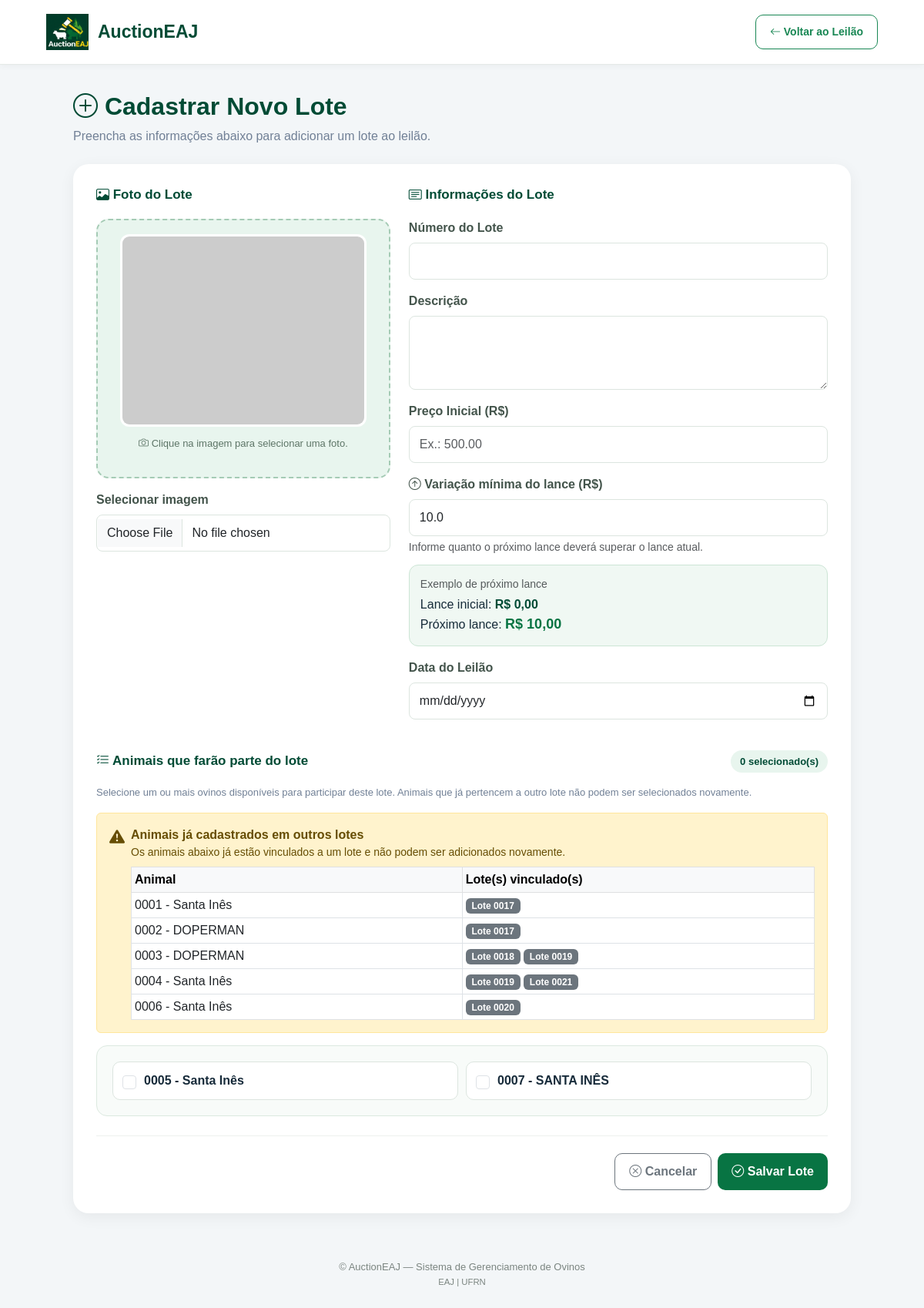
/cadastrar_lote/ (signed in), run on the app's committed database.
### ovinos/models.py (models this page shows, shortened)
class Ovino(models.Model):
    SEXO_CHOICES = (
        ('M', 'Macho'),
        ('F', 'Fêmea'),
    )
    STATUS_CHOICES = (
        ('Disponível', 'Disponível'),
        ('Vendido', 'Vendido'),
        ('Reservado', 'Reservado'),
    )
    numero_brinco = models.CharField(max_length=20, unique=True)
    raca = models.CharField(max_length=50)
    sexo = models.CharField(max_length=1, choices=SEXO_CHOICES)
    cor = models.CharField(max_length=30)
    peso_atual = models.DecimalField(max_digits=5, decimal_places=2)
    altura = models.DecimalField(max_digits=5, decimal_places=2)
    quantidade_crias = models.IntegerField(blank=True, null=True)
    peso_ao_nascer = models.DecimalField(max_digits=5, decimal_places=2, blank=True, null=True)
    filiacao = models.CharField(max_length=100, blank=True, null=True)
    status = models.CharField(max_length=20, choices=STATUS_CHOICES, default='Disponível')
    data_nascimento = models.DateField(blank=True, null=True)
    foto = models.ImageField(upload_to='fotos_ovinos/', blank=True, null=True)
    def __str__(self):
        return f"{self.numero_brinco} - {self.raca}"

class LoteLeilao(models.Model):
    numero_lote = models.CharField(max_length=50, unique=True)
    descricao = models.TextField()
    data_leilao = models.DateField()
    preco_inicial = models.DecimalField(
        max_digits=10,
        decimal_places=2
    )
    variacao_lance = models.DecimalField(
        max_digits=10,
        decimal_places=2,
        default=10.00,
        verbose_name="Variação mínima do lance"
    )
    foto = models.ImageField(
        upload_to='fotos_ovinos/',
        blank=True,
        null=True
    )
    encerrado = models.BooleanField(default=False)
    ovinos = models.ManyToManyField(
        Ovino,
        related_name='lotes',
        blank=True
    )

### ovinos/views.py (the view)
# urls.py: path('cadastrar_lote/', views.cadastrar_lote, name='cadastrar_lote'),
@login_required
@user_passes_test(lambda u: u.is_superuser)
@login_required
@user_passes_test(lambda u: u.is_superuser)
def cadastrar_lote(request):
    if request.method == 'POST':
        form = LoteLeilaoForm(
            request.POST,
            request.FILES
        )
        if form.is_valid():
            animais_selecionados = form.cleaned_data.get(
                'ovinos'
            )
            ids_animais = [
                animal.pk for animal in animais_selecionados
            ]
            with transaction.atomic():
                list(
                    Ovino.objects.select_for_update().filter(
                        pk__in=ids_animais
                    )
                )
                animais_bloqueados = Ovino.objects.filter(
                    pk__in=ids_animais,
                    lotes__isnull=False
                ).distinct()
                if animais_bloqueados.exists():
                    brincos = ', '.join(
                        str(animal.numero_brinco)
                        for animal in animais_bloqueados
                    )
                    form.add_error(
                        'ovinos',
                        'Não foi possível cadastrar o lote. '
                        f'O(s) animal(is) {brincos} já pertence(m) '
                        'a outro lote.'
                    )
                else:
                    lote = form.save()
                    quantidade = lote.ovinos.count()
                    messages.success(
                        request,
                        f'Lote cadastrado com sucesso! '
                        f'{quantidade} animal(is) associado(s).'
                    )
                    return redirect('leilao_view')
        if not form.is_valid() or form.errors:
            messages.error(
                request,
                'Não foi possível cadastrar o lote. '
                'Verifique os campos informados e os animais selecionados.'
            )
    else:
        form = LoteLeilaoForm()
    ovinos_em_lotes = (
        Ovino.objects
        .filter(lotes__isnull=False)
        .distinct()
        .prefetch_related('lotes')
        .order_by('numero_brinco')
    )
    return render(
        request,
        'ovinos/cadastrar_lote.html',
        {
            'form': form,
            'ovinos_em_lotes': ovinos_em_lotes,
        }
    )

### ovinos/templates/ovinos/cadastrar_lote.html (shortened to what this page needs)
{% load widget_tweaks %}
{% load static %}
<!DOCTYPE html>
<html lang="pt-BR">
<head>
    <link href="https://cdn.jsdelivr.net/npm/bootstrap@5.3.0/dist/css/bootstrap.min.css" rel="stylesheet">
    <link href="https://cdn.jsdelivr.net/npm/bootstrap-icons@1.11.3/font/bootstrap-icons.css" rel="stylesheet">
</head>
<body>
<header class="topbar">
 {% load static %}
    <a href="{% url 'home' %}" class="brand">
        <img src="{% static 'icone_auctioneaj.png' %}" alt="Logo AuctionEAJ">
        <h2>AuctionEAJ</h2>
    </a>
    <a href="{% url 'leilao_view' %}" class="btn btn-outline-success btn-sm">
        <i class="bi bi-arrow-left"></i> Voltar ao Leilão
    </a>
</header>
<main class="main-container">
    <div class="mb-4">
        <h2 class="page-title">
            <i class="bi bi-plus-circle"></i> Cadastrar Novo Lote
        </h2>
        <p class="page-subtitle">
            Preencha as informações abaixo para adicionar um lote ao leilão.
        </p>
    </div>
    <div class="form-card">
        <form method="post" enctype="multipart/form-data">
            <div class="row g-4">
                <div class="col-lg-5">
                    <h5 class="section-title">
                        <i class="bi bi-image"></i> Foto do Lote
                    </h5>
                    <div class="photo-area">
                        <img
                            id="preview"
                            src="{% if form.instance.foto %}{{ form.instance.foto.url }}{% else %}https://via.placeholder.com/400x300?text=Sem+Foto{% endif %}"
                            class="photo-preview"
                            alt="Pré-visualização da foto"
                            onclick="document.getElementById('id_foto').click()"
                        >
                        <p class="photo-hint">
                            <i class="bi bi-camera"></i>
                            Clique na imagem para selecionar uma foto.
                        </p>
                    </div>
                    <div class="mt-3">
                        <label for="id_foto" class="form-label">
                            Selecionar imagem
                        </label>
                        {{ form.foto|add_class:"form-control" }}
                    </div>
                </div>
                <div class="col-lg-7">
                    <h5 class="section-title">
                        <i class="bi bi-card-text"></i> Informações do Lote
                    </h5>
                    <div class="mb-3">
                        <label class="form-label" for="{{ form.numero_lote.id_for_label }}">
                            Número do Lote
                        </label>
                        {{ form.numero_lote }}
                    </div>
                    <div class="mb-3">
                        <label class="form-label" for="{{ form.descricao.id_for_label }}">
                            Descrição
                        </label>
                        {{ form.descricao }}
                    </div>
                    <div class="mb-3">
                        <label class="form-label" for="{{ form.preco_inicial.id_for_label }}">
                            Preço Inicial (R$)
                        </label>
                        {{ form.preco_inicial }}
                    </div>
                    <div class="mb-3">
                        <label class="form-label" for="{{ form.variacao_lance.id_for_label }}">
                            <i class="bi bi-arrow-up-circle"></i>
                            Variação mínima do lance (R$)
                        </label>
                        {{ form.variacao_lance }}
                        <small class="text-muted d-block mt-1">
                            Informe quanto o próximo lance deverá superar o lance atual.
                        </small>
                        <div class="bid-info">
                            <div class="small text-muted mb-1">
                                Exemplo de próximo lance
                            </div>
                            <div>
                                Lance inicial:
                                <strong id="valorInicialPreview">R$ 0,00</strong>
                            </div>
                            <div>
                                Próximo lance:
                                <span class="bid-value" id="proximoLancePreview">
                                </span>
                            </div>
                        </div>
                    </div>
                    <div class="mb-3">
                        <label class="form-label" for="{{ form.data_leilao.id_for_label }}">
                            Data do Leilão
                        </label>
                        {{ form.data_leilao }}
                    </div>
                </div>
            </div>
<div class="mt-4">
    <div class="d-flex flex-wrap justify-content-between align-items-center mb-3 gap-2">
        <h5 class="section-title mb-0">
            <i class="bi bi-list-check"></i>
            Animais que farão parte do lote
        </h5>
        <span class="animal-count">
            <span id="contadorAnimais">0</span> selecionado(s)
        </span>
    </div>
    <p class="animal-help">
        Selecione um ou mais ovinos disponíveis para participar deste lote.
        Animais que já pertencem a outro lote não podem ser selecionados novamente.
    </p>
    {% if ovinos_em_lotes %}
        <div class="alert alert-warning mb-3">
            <div class="d-flex align-items-start gap-2">
                <i class="bi bi-exclamation-triangle-fill fs-5"></i>
                <div class="w-100">
                    <strong>Animais já cadastrados em outros lotes</strong>
                    <p class="small mb-2">
                        Os animais abaixo já estão vinculados a um lote e não podem
                        ser adicionados novamente.
                    </p>
                    <div class="table-responsive">
                        <table class="table table-sm table-bordered bg-white mb-0 align-middle">
                            <thead class="table-light">
                                <tr>
                                    <th>Animal</th>
                                    <th>Lote(s) vinculado(s)</th>
                                </tr>
                            </thead>
                            <tbody>
                                {% for animal in ovinos_em_lotes %}
                                    <tr>
                                        <td>{{ animal }}</td>
                                        <td>
                                            {% for lote_vinculado in animal.lotes.all %}
                                                <span class="badge bg-secondary">
                                                    Lote {{ lote_vinculado.numero_lote }}
                                                </span>
                                            {% empty %}
                                                <span class="text-muted">
                                                    Não informado
                                                </span>
                                            {% endfor %}
                                        </td>
                                    </tr>
                                {% endfor %}
                            </tbody>
                        </table>
                    </div>
                </div>
            </div>
        </div>
    {% endif %}
    <div class="animal-selection">
        {% if form.ovinos.field.queryset.exists %}
            <div class="animal-list">
                {% for checkbox in form.ovinos %}
                    <div class="animal-option">
                        <label for="{{ checkbox.id_for_label }}">
                            {{ checkbox.tag }}
                            <span>
                                {{ checkbox.choice_label }}
                            </span>
                        </label>
                    </div>
                {% endfor %}
            </div>
        {% endif %}
    </div>
</div>
            <div class="form-actions d-flex flex-wrap gap-2 justify-content-end">
                <a href="{% url 'leilao_view' %}" class="btn btn-outline-secondary">
                    <i class="bi bi-x-circle"></i> Cancelar
                </a>
                <button type="submit" class="btn btn-green">
                    <i class="bi bi-check-circle"></i> Salvar Lote
                </button>
            </div>
        </form>
    </div>
</main>
<footer>
    © AuctionEAJ — Sistema de Gerenciamento de Ovinos
    <br>
    <small>EAJ | UFRN</small>
</footer>
</body>
</html>

### ovinos/templates/ovinos/cadastrar_lote.html (style rules this page uses)
:root { --verde: #087443; --verde-escuro: #004b35; --verde-claro: #e8f5ee; --fundo: #f3f6f8; --texto: #172b3a; }
body { background: var(--fundo); color: var(--texto); font-family: Arial, sans-serif; }
.topbar { background: #fff; padding: 14px 5%; display: flex; justify-content: space-between; align-items: center; border-bottom: 1px solid #e5eae7; box-shadow: 0 2px 8px rgba(0,0,0,.04); }
.brand { display: flex; align-items: center; gap: 12px; text-decoration: none; color: var(--verde-escuro); }
.brand img { width: 55px; height: 55px; object-fit: contain; }
.brand h2 { font-size: 23px; font-weight: 800; margin: 0; }
.main-container { max-width: 1050px; margin: auto; padding: 35px 20px; }
.page-title { color: var(--verde-escuro); font-weight: 800; }
.page-subtitle { color: #718096; }
.form-card { background: #fff; border: none; border-radius: 20px; padding: 30px; box-shadow: 0 5px 20px rgba(0,0,0,.06); }
.section-title { color: var(--verde-escuro); font-size: 17px; font-weight: 800; margin-bottom: 20px; }
.form-label { font-weight: 600; color: #43544b; margin-bottom: 7px; }
.form-control { border-radius: 10px; padding: 11px 13px; border: 1px solid #dce5df; }
.photo-area { background: var(--verde-claro); border: 2px dashed #a5cbb5; border-radius: 16px; padding: 18px; text-align: center; }
.photo-preview { width: 100%; max-width: 320px; height: 250px; object-fit: cover; border-radius: 12px; border: 3px solid white; cursor: pointer; background: white; }
.photo-hint { color: #5d7567; font-size: 13px; margin-top: 12px; }
.animal-selection { background: #f8fbf9; border: 1px solid #dce9e0; border-radius: 14px; padding: 20px; }
.animal-list { display: grid; grid-template-columns: repeat(auto-fit, minmax(220px, 1fr)); gap: 10px; }
.animal-option { background: white; border: 1px solid #dce5df; border-radius: 10px; padding: 12px; transition: .2s; }
.animal-option label { display: flex; align-items: center; gap: 10px; margin: 0; cursor: pointer; font-weight: 600; color: var(--texto); }
.animal-option input[type="checkbox"] { width: 18px; height: 18px; accent-color: var(--verde); cursor: pointer; flex-shrink: 0; }
.animal-help { color: #718096; font-size: 13px; }
.animal-count { display: inline-block; background: var(--verde-claro); color: var(--verde-escuro); border-radius: 20px; padding: 5px 12px; font-size: 13px; font-weight: 700; }
.bid-info { background: #f0f8f3; border: 1px solid #cce5d5; border-radius: 12px; padding: 14px; margin-top: 12px; }
.bid-info strong { color: var(--verde-escuro); }
.bid-value { color: var(--verde); font-size: 18px; font-weight: 800; }
.btn { border-radius: 10px; padding: 11px 18px; font-weight: 600; }
.btn-green { background: var(--verde); color: white; border: none; }
.form-actions { border-top: 1px solid #edf0ee; padding-top: 22px; margin-top: 25px; }
footer { text-align: center; padding: 25px; color: #7b8580; font-size: 13px; }

### data on the page
Ovino: numero_brinco+raca "0001 - Santa Inês"
LoteLeilao: numero_lote "0017"
Ovino: numero_brinco+raca "0002 - DOPERMAN"
Ovino: numero_brinco+raca "0003 - DOPERMAN"
LoteLeilao: numero_lote "0018"
LoteLeilao: numero_lote "0019"
Ovino: numero_brinco+raca "0004 - Santa Inês"
LoteLeilao: numero_lote "0021"
Ovino: numero_brinco+raca "0006 - Santa Inês"
LoteLeilao: numero_lote "0020"

### other printed values
{{ checkbox.choice_label }} "0005 - Santa Inês" "0007 - SANTA INÊS"
